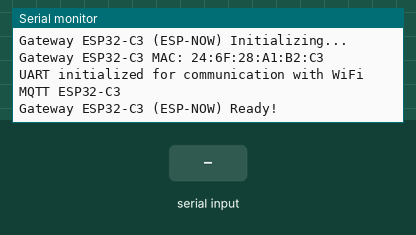
This sketch was run on a simulated ESP32-C3. On the bench: the last lines printed to the serial monitor. The test bench sets the inputs (shaded band).

Above: at 1.2 s.
1.3 s: "90 45\n" received over the second serial link
At 1.7 s:
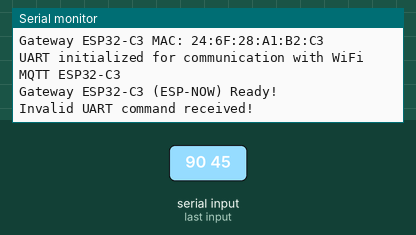
2.8 s: "1\n" received over the second serial link
At 4.2 s:
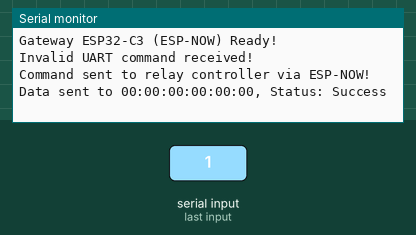

The sketch:

espnow.ino
```cpp
#include <esp_now.h>
#include <WiFi.h>

// Define relay pins (not used in this code, but kept for reference)
#define RELAY_1_PIN 3
#define RELAY_2_PIN 10
#define RELAY_3_PIN 19
#define RELAY_4_PIN 5

// Hardcoded MAC address of the relay controller
uint8_t relayControllerMacAddress[] = {0x34, 0x85, 0x18, 0x17, 0xF6, 0x68}; // MAC address of the relay controller

// Structure to send data
typedef struct {
  uint8_t relayNumber; // Relay number (1, 2, 3, or 4)
  uint8_t state;       // 0 = OFF, 1 = ON
} RelayCommand;

// UART communication pins
#define UART_RX 4  // Connect to TX of WiFi MQTT ESP32-C3
#define UART_TX 5  // Connect to RX of WiFi MQTT ESP32-C3

// Callback when data is sent via ESP-NOW
void OnDataSent(const uint8_t *mac, esp_now_send_status_t status) {
  char logMessage[50];
  snprintf(logMessage, sizeof(logMessage), "Data sent to %02X:%02X:%02X:%02X:%02X:%02X, Status: %s",
           mac[0], mac[1], mac[2], mac[3], mac[4], mac[5], status == ESP_NOW_SEND_SUCCESS ? "Success" : "Failed");
  Serial.println(logMessage);
}

void setup() {
  // Initialize Serial for logging
  Serial.begin(115200);
  Serial.println("Gateway ESP32-C3 (ESP-NOW) Initializing...");

  // Initialize WiFi in STA mode
  WiFi.mode(WIFI_STA);
  WiFi.channel(1); // Set WiFi channel to 1
  Serial.print("Gateway ESP32-C3 MAC: ");
  Serial.println(WiFi.macAddress());

  // Initialize ESP-NOW
  if (esp_now_init() != ESP_OK) {
    Serial.println("Error initializing ESP-NOW");
    return;
  }

  // Register callback for sending data
  esp_now_register_send_cb(OnDataSent);

  // Add peer (relay controller)
  esp_now_peer_info_t peerInfo;
  memcpy(peerInfo.peer_addr, relayControllerMacAddress, 6);
  peerInfo.channel = 1; // Match the WiFi channel
  peerInfo.encrypt = false;
  if (esp_now_add_peer(&peerInfo) != ESP_OK) {
    Serial.println("Failed to add peer");
    return;
  }

  // Initialize UART for communication with WiFi MQTT ESP32-C3
  Serial1.begin(115200, SERIAL_8N1, UART_RX, UART_TX);
  Serial.println("UART initialized for communication with WiFi MQTT ESP32-C3");

  Serial.println("Gateway ESP32-C3 (ESP-NOW) Ready!");
}

void loop() {
  // Check for incoming UART data from WiFi MQTT ESP32-C3
  if (Serial1.available()) {
    String command = Serial1.readStringUntil('\n');
    command.trim();

    // Parse the command (format: <relayNumber> <state>)
    int relayNumber = command.substring(0, command.indexOf(' ')).toInt();
    int state = command.substring(command.indexOf(' ') + 1).toInt();

    if (relayNumber >= 1 && relayNumber <= 4 && (state == 0 || state == 1)) {
      RelayCommand relayCommand;
      relayCommand.relayNumber = relayNumber;
      relayCommand.state = state;

      // Send command to relay controller via ESP-NOW
      esp_err_t result = esp_now_send(relayControllerMacAddress, (uint8_t *)&relayCommand, sizeof(relayCommand));

      if (result == ESP_OK) {
        Serial.println("Command sent to relay controller via ESP-NOW!");
      } else {
        Serial.println("Error sending command via ESP-NOW!");
      }
    } else {
      Serial.println("Invalid UART command received!");
    }
  }
}
```

Measured:
- after the input at 1.3 s, the serial monitor: prints a new line at once (image 1)
- after the input at 2.8 s, the serial monitor: prints a new line at once (image 2)
